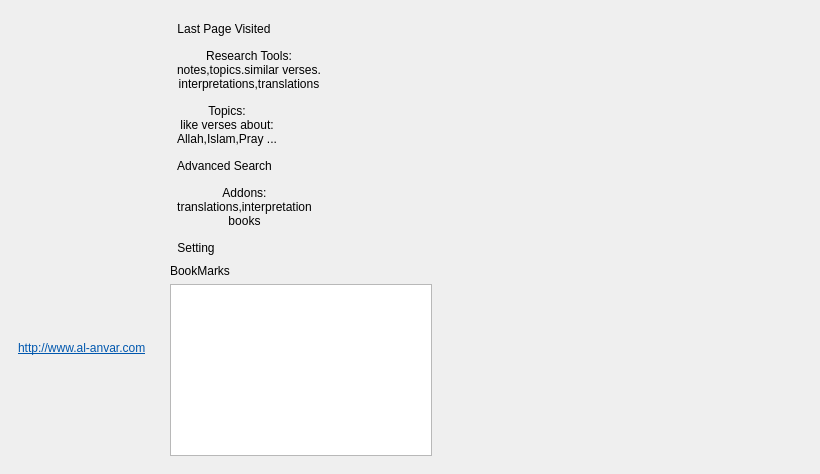
<?xml version="1.0" encoding="UTF-8"?>
<ui version="4.0">
 <class>Intro</class>
 <widget class="QWidget" name="Intro">
  <property name="geometry">
   <rect>
    <x>0</x>
    <y>0</y>
    <width>820</width>
    <height>474</height>
   </rect>
  </property>
  <property name="windowTitle">
   <string>Form</string>
  </property>
  <property name="styleSheet">
   <string notr="true"/>
  </property>
  <layout class="QHBoxLayout" name="horizontalLayout_2">
   <property name="margin">
    <number>0</number>
   </property>
   <item>
    <widget class="QWidget" name="bgwidget" native="true">
     <layout class="QVBoxLayout" name="verticalLayout">
      <item>
       <layout class="QHBoxLayout" name="spacerLayout">
        <item>
         <layout class="QHBoxLayout" name="horizontalLayoutMain">
          <item>
           <widget class="QWidget" name="widget_2" native="true">
            <layout class="QVBoxLayout" name="verticalLayout_2">
             <item>
              <widget class="QLabel" name="label">
               <property name="text">
                <string/>
               </property>
               <property name="pixmap">
                <pixmap resource="rc.qrc">:/images/al-anvar.png</pixmap>
               </property>
              </widget>
             </item>
             <item>
              <widget class="QLabel" name="label_2">
               <property name="text">
                <string>&lt;!DOCTYPE HTML PUBLIC &quot;-//W3C//DTD HTML 4.0//EN&quot; &quot;http://www.w3.org/TR/REC-html40/strict.dtd&quot;&gt;
&lt;html&gt;&lt;head&gt;&lt;meta name=&quot;qrichtext&quot; content=&quot;1&quot; /&gt;&lt;style type=&quot;text/css&quot;&gt;
p, li { white-space: pre-wrap; }
&lt;/style&gt;&lt;/head&gt;&lt;body style=&quot; font-family:'DejaVu Sans'; font-size:9pt; font-weight:400; font-style:normal;&quot;&gt;
&lt;p style=&quot; margin-top:0px; margin-bottom:0px; margin-left:0px; margin-right:0px; -qt-block-indent:0; text-indent:0px;&quot;&gt;&lt;a href=&quot;http://al-anvar.com&quot;&gt;&lt;span style=&quot; text-decoration: underline; color:#0057ae;&quot;&gt;http://www.al-anvar.com&lt;/span&gt;&lt;/a&gt;&lt;/p&gt;&lt;/body&gt;&lt;/html&gt;</string>
               </property>
               <property name="openExternalLinks">
                <bool>true</bool>
               </property>
              </widget>
             </item>
            </layout>
           </widget>
          </item>
          <item>
           <widget class="QWidget" name="widget" native="true">
            <property name="minimumSize">
             <size>
              <width>280</width>
              <height>0</height>
             </size>
            </property>
            <layout class="QVBoxLayout" name="verticalLayout_4">
             <item>
              <layout class="QVBoxLayout" name="verticalLayout_3">
               <item>
                <widget class="QToolButton" name="toolButtonLast">
                 <property name="text">
                  <string>Last Page Visited</string>
                 </property>
                 <property name="icon">
                  <iconset resource="rc.qrc">
                   <normaloff>:/images/app.png</normaloff>:/images/app.png</iconset>
                 </property>
                 <property name="iconSize">
                  <size>
                   <width>36</width>
                   <height>36</height>
                  </size>
                 </property>
                 <property name="toolButtonStyle">
                  <enum>Qt::ToolButtonTextBesideIcon</enum>
                 </property>
                 <property name="autoRaise">
                  <bool>true</bool>
                 </property>
                </widget>
               </item>
               <item>
                <widget class="QToolButton" name="toolButtonResearch">
                 <property name="text">
                  <string>Research Tools:
notes,topics.similar verses.
interpretations,translations</string>
                 </property>
                 <property name="icon">
                  <iconset resource="rc.qrc">
                   <normaloff>:/images/quran.png</normaloff>:/images/quran.png</iconset>
                 </property>
                 <property name="iconSize">
                  <size>
                   <width>36</width>
                   <height>36</height>
                  </size>
                 </property>
                 <property name="toolButtonStyle">
                  <enum>Qt::ToolButtonTextBesideIcon</enum>
                 </property>
                 <property name="autoRaise">
                  <bool>true</bool>
                 </property>
                </widget>
               </item>
               <item>
                <widget class="QToolButton" name="toolButtonTopic">
                 <property name="text">
                  <string>Topics:
like verses about:
Allah,Islam,Pray ...</string>
                 </property>
                 <property name="icon">
                  <iconset resource="rc.qrc">
                   <normaloff>:/images/tree.png</normaloff>:/images/tree.png</iconset>
                 </property>
                 <property name="iconSize">
                  <size>
                   <width>36</width>
                   <height>36</height>
                  </size>
                 </property>
                 <property name="toolButtonStyle">
                  <enum>Qt::ToolButtonTextBesideIcon</enum>
                 </property>
                 <property name="autoRaise">
                  <bool>true</bool>
                 </property>
                </widget>
               </item>
               <item>
                <widget class="QToolButton" name="toolButtonSearch">
                 <property name="text">
                  <string>Advanced Search</string>
                 </property>
                 <property name="icon">
                  <iconset resource="rc.qrc">
                   <normaloff>:/images/search.png</normaloff>:/images/search.png</iconset>
                 </property>
                 <property name="iconSize">
                  <size>
                   <width>36</width>
                   <height>36</height>
                  </size>
                 </property>
                 <property name="toolButtonStyle">
                  <enum>Qt::ToolButtonTextBesideIcon</enum>
                 </property>
                 <property name="autoRaise">
                  <bool>true</bool>
                 </property>
                </widget>
               </item>
               <item>
                <widget class="QToolButton" name="toolButtonAddons">
                 <property name="text">
                  <string>Addons:
translations,interpretation
books</string>
                 </property>
                 <property name="icon">
                  <iconset resource="rc.qrc">
                   <normaloff>:/images/addones.png</normaloff>:/images/addones.png</iconset>
                 </property>
                 <property name="iconSize">
                  <size>
                   <width>36</width>
                   <height>36</height>
                  </size>
                 </property>
                 <property name="toolButtonStyle">
                  <enum>Qt::ToolButtonTextBesideIcon</enum>
                 </property>
                 <property name="autoRaise">
                  <bool>true</bool>
                 </property>
                </widget>
               </item>
               <item>
                <widget class="QToolButton" name="toolButtonSetting">
                 <property name="text">
                  <string>Setting</string>
                 </property>
                 <property name="icon">
                  <iconset resource="rc.qrc">
                   <normaloff>:/images/configureToolbar-icon.png</normaloff>:/images/configureToolbar-icon.png</iconset>
                 </property>
                 <property name="iconSize">
                  <size>
                   <width>36</width>
                   <height>36</height>
                  </size>
                 </property>
                 <property name="toolButtonStyle">
                  <enum>Qt::ToolButtonTextBesideIcon</enum>
                 </property>
                 <property name="autoRaise">
                  <bool>true</bool>
                 </property>
                </widget>
               </item>
              </layout>
             </item>
             <item>
              <widget class="QLabel" name="labelBookMarks">
               <property name="text">
                <string>BookMarks</string>
               </property>
              </widget>
             </item>
             <item>
              <widget class="QListWidget" name="listWidget">
               <property name="editTriggers">
                <set>QAbstractItemView::NoEditTriggers</set>
               </property>
               <property name="alternatingRowColors">
                <bool>true</bool>
               </property>
               <property name="selectionBehavior">
                <enum>QAbstractItemView::SelectRows</enum>
               </property>
              </widget>
             </item>
            </layout>
           </widget>
          </item>
         </layout>
        </item>
        <item>
         <spacer name="mSpacer">
          <property name="orientation">
           <enum>Qt::Horizontal</enum>
          </property>
          <property name="sizeHint" stdset="0">
           <size>
            <width>40</width>
            <height>20</height>
           </size>
          </property>
         </spacer>
        </item>
       </layout>
      </item>
     </layout>
    </widget>
   </item>
  </layout>
 </widget>
 <resources>
  <include location="rc.qrc"/>
 </resources>
 <connections/>
</ui>
